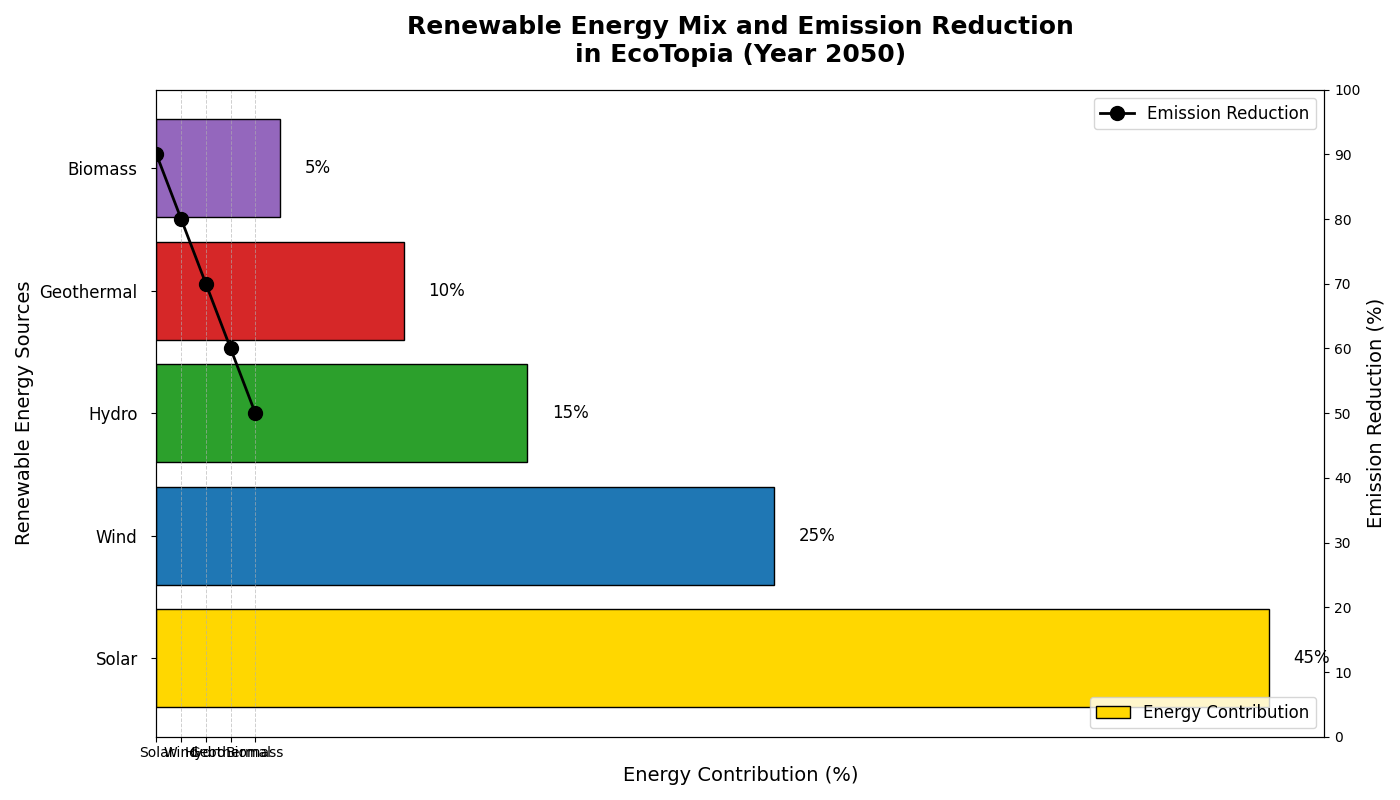

Recreate this plot in Python.
import matplotlib.pyplot as plt
import numpy as np

# Backstory and context:
# The chart represents the distribution of renewable energy sources in a fictional futuristic city named "EcoTopia" as of the year 2050. The city has heavily invested in renewable energy, and the chart visualizes the contribution of each source to the total energy mix.

# Data setup
energy_sources = ['Solar', 'Wind', 'Hydro', 'Geothermal', 'Biomass']
energy_contribution = np.array([45, 25, 15, 10, 5])  # Percentage values

# Additional details
emission_reduction = [90, 80, 70, 60, 50]  # Percentage of emissions reduced by each energy source compared to fossil fuels

# Define colors for each source
colors = ['#FFD700', '#1f77b4', '#2ca02c', '#d62728', '#9467bd']

# Create the figure and axis objects
fig, ax = plt.subplots(figsize=(14, 8))

# Creating the horizontal bar chart
bars = ax.barh(energy_sources, energy_contribution, color=colors, edgecolor='black')

# Adding a secondary axis for emission reduction
ax2 = ax.twinx()
ax2.plot(energy_sources, emission_reduction, 'o-', color='black', linewidth=2, markersize=10, label='Emission Reduction')

# Adding titles and labels with clear font size and weight
ax.set_title('Renewable Energy Mix and Emission Reduction\nin EcoTopia (Year 2050)', fontsize=18, fontweight='bold', pad=20)
ax.set_xlabel('Energy Contribution (%)', fontsize=14)
ax.set_ylabel('Renewable Energy Sources', fontsize=14)
ax2.set_ylabel('Emission Reduction (%)', fontsize=14)

# Annotating each bar with the percentage value
for bar, contribution in zip(bars, energy_contribution):
    width = bar.get_width()
    ax.text(width + 1, bar.get_y() + bar.get_height() / 2, f'{width}%', va='center', ha='left', fontsize=12, color='black')

# Customizing the y-axis
ax.set_yticks(np.arange(len(energy_sources)))
ax.set_yticklabels(energy_sources, fontsize=12)
ax.tick_params(axis='y', which='major', pad=10)

# Extending the range of the secondary y-axis to fit the emission reduction percentages better
ax2.set_ylim(0, 100)
ax2.set_yticks(np.arange(0, 110, 10))

# Adding legend
ax.legend(['Energy Contribution'], loc='lower right', fontsize=12)
ax2.legend(loc='upper right', fontsize=12)

# Adding grid to the primary x-axis
ax.xaxis.grid(True, linestyle='--', linewidth=0.7, alpha=0.6)

# Automatically adjust the layout to prevent overlapping
plt.tight_layout()

# Display the plot
plt.show()
